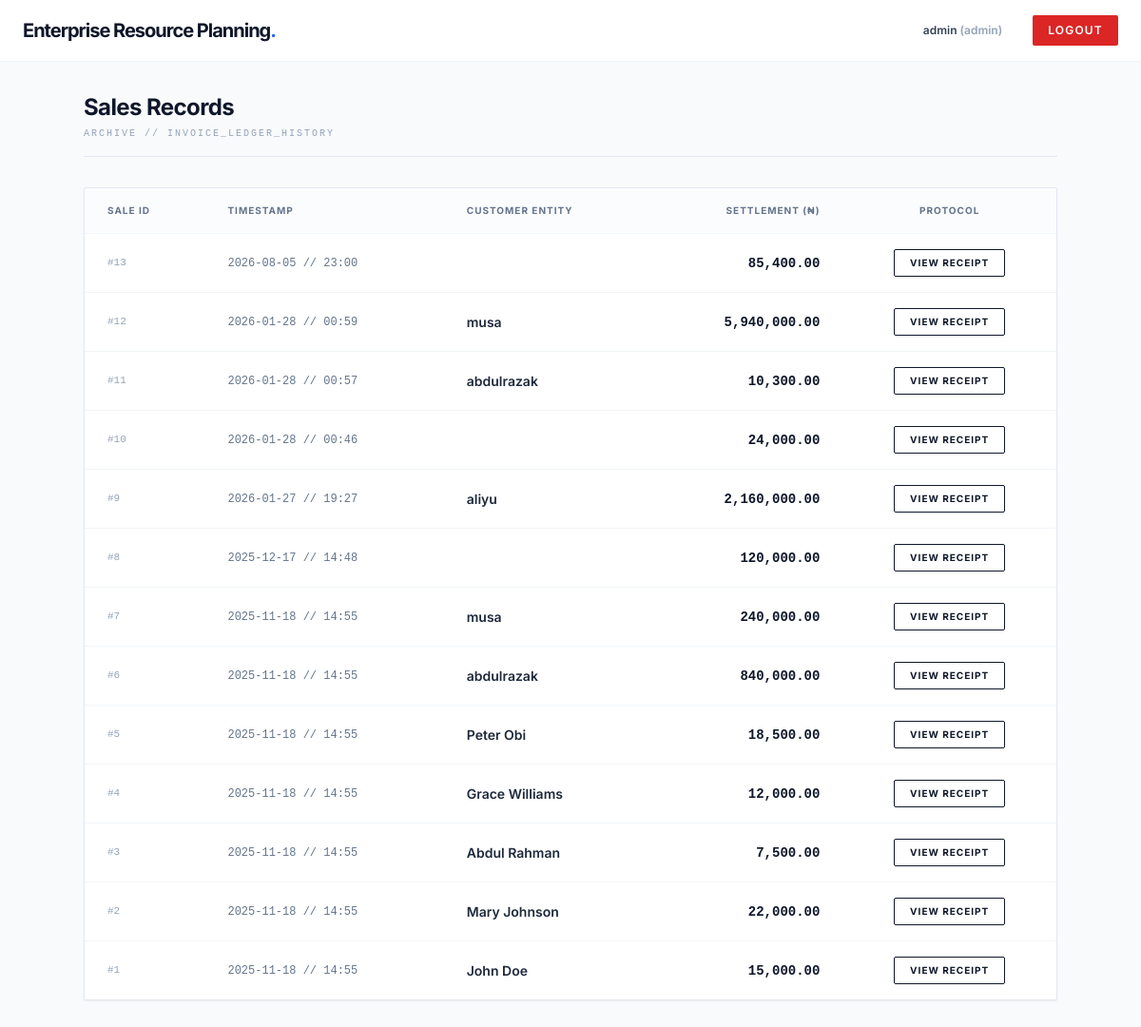
The app's page /sales/invoice.php (signed in) with its own data.
### tables this page shows
CREATE TABLE `sales` (
  `id` int(11) NOT NULL,
  `user_id` int(11) DEFAULT NULL,
  `total_amount` decimal(12,2) NOT NULL,
  `paid_amount` decimal(12,2) NOT NULL,
  `payment_method` varchar(50) DEFAULT NULL,
  `customer_name` varchar(150) DEFAULT NULL,
  `created_at` timestamp NOT NULL DEFAULT current_timestamp(),
  `sale_date` datetime NOT NULL DEFAULT current_timestamp()
);

### sales/invoice.php (the view, shortened to what this page needs)
<?php
require_once __DIR__ . '/../config/db.php';
$sale_id = intval($_GET['id'] ?? 0);
if ($sale_id === 0) {
    $sales = $pdo->query("SELECT id, total_amount, customer_name, sale_date, payment_method FROM sales ORDER BY sale_date DESC")->fetchAll(PDO::FETCH_ASSOC);
    require_once __DIR__ . '/../header.php';
    ?>
    <main class="bg-[#f8fafc] min-h-screen p-8">
      <div class="max-w-5xl mx-auto">
        <div class="mb-8 flex justify-between items-end border-b border-slate-200 pb-4">
            <div>
                <h2 class="text-2xl font-bold text-slate-900 tracking-tight">Sales Records</h2>
                <p class="text-[10px] font-mono text-slate-400 uppercase tracking-[0.2em] mt-1">Archive // Invoice_Ledger_History</p>
            </div>
        </div>
        <div class="bg-white border border-slate-200 rounded-sm shadow-sm overflow-hidden">
            <table class="min-w-full text-left border-collapse">
              <thead>
                <tr class="bg-slate-50/50">
                  <th class="px-6 py-4 text-[10px] font-bold text-slate-500 uppercase tracking-widest border-b border-slate-100">Sale ID</th>
                  <th class="px-6 py-4 text-[10px] font-bold text-slate-500 uppercase tracking-widest border-b border-slate-100">Timestamp</th>
                  <th class="px-6 py-4 text-[10px] font-bold text-slate-500 uppercase tracking-widest border-b border-slate-100">Customer Entity</th>
                  <th class="px-6 py-4 text-[10px] font-bold text-slate-500 uppercase tracking-widest border-b border-slate-100 text-right">Settlement (₦)</th>
                  <th class="px-6 py-4 text-[10px] font-bold text-slate-500 uppercase tracking-widest border-b border-slate-100 text-center">Protocol</th>
                </tr>
              </thead>
              <tbody class="divide-y divide-slate-100">
                <?php foreach($sales as $sale): ?>
                <tr class="hover:bg-slate-50 transition-colors">
                  <td class="px-6 py-4 font-mono text-[11px] text-slate-400">#<?= $sale['id'] ?></td>
                  <td class="px-6 py-4 text-xs font-mono text-slate-500"><?= date('Y-m-d // H:i', strtotime($sale['sale_date'])) ?></td>
                  <td class="px-6 py-4 text-sm font-semibold text-slate-800"><?= htmlspecialchars($sale['customer_name']) ?></td>
                  <td class="px-6 py-4 text-sm font-mono font-bold text-right text-slate-900"><?= number_format($sale['total_amount'], 2) ?></td>
                  <td class="px-6 py-4 text-center">
                    <a href="invoice.php?id=<?= $sale['id'] ?>" target="_blank" class="inline-block border border-slate-900 text-slate-900 text-[10px] font-bold uppercase tracking-widest px-4 py-1.5 rounded-sm hover:bg-slate-900 hover:text-white transition-all">
                        View Receipt
                    </a>
                  </td>
                </tr>
                <?php endforeach; ?>
              </tbody>
            </table>
        </div>
      </div>
    </main>
    <?php
    require_once __DIR__ . '/../footer.php';
    exit;
}
?>

### header.php (style rules this page uses)
body { font-family: 'Inter', sans-serif; }

### records on screen
sales: id "13", sale_date "2026-08-05 // 23:00", total_amount "85,400.00"
sales: id "12", sale_date "2026-01-28 // 00:59", customer_name "musa", total_amount "5,940,000.00"
sales: id "11", sale_date "2026-01-28 // 00:57", customer_name "abdulrazak", total_amount "10,300.00"
sales: id "10", sale_date "2026-01-28 // 00:46", total_amount "24,000.00"
sales: id "9", sale_date "2026-01-27 // 19:27", customer_name "aliyu", total_amount "2,160,000.00"
sales: id "8", sale_date "2025-12-17 // 14:48", total_amount "120,000.00"
sales: id "7", sale_date "2025-11-18 // 14:55", customer_name "musa", total_amount "240,000.00"
sales: id "6", sale_date "2025-11-18 // 14:55", customer_name "abdulrazak", total_amount "840,000.00"
sales: id "5", sale_date "2025-11-18 // 14:55", customer_name "Peter Obi", total_amount "18,500.00"
sales: id "4", sale_date "2025-11-18 // 14:55", customer_name "Grace Williams", total_amount "12,000.00"
sales: id "3", sale_date "2025-11-18 // 14:55", customer_name "Abdul Rahman", total_amount "7,500.00"
sales: id "2", sale_date "2025-11-18 // 14:55", customer_name "Mary Johnson", total_amount "22,000.00"
sales: id "1", sale_date "2025-11-18 // 14:55", customer_name "John Doe", total_amount "15,000.00"

### other values on screen
$_SESSION['user']['username'] "admin"
$_SESSION['user']['role'] "admin"
